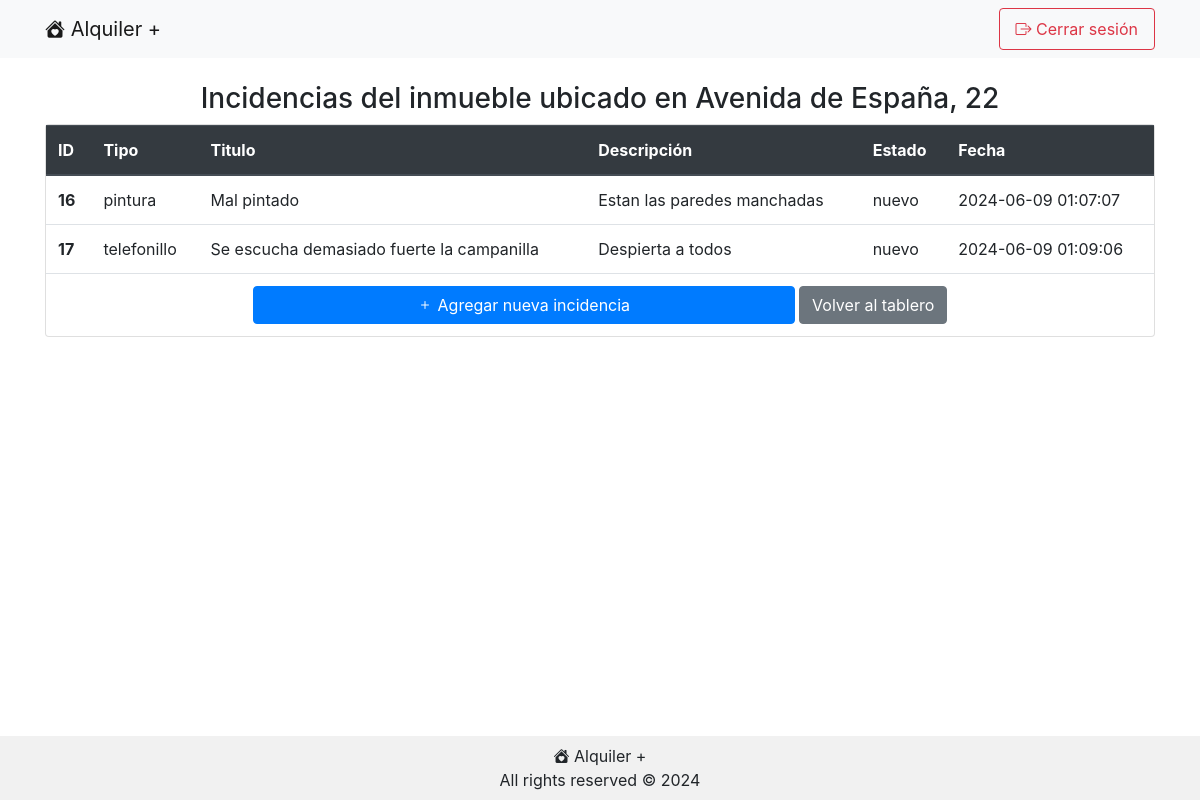
The app's page /incidencias.php?inmuebleId=8 (signed in) with its own data.
### tables this page shows
CREATE TABLE `inmuebles` (
  `id` int(11) NOT NULL,
  `direccion` text NOT NULL,
  `propietario_usuario_id` int(11) NOT NULL,
  `inquilino_usuario_id` int(11) NOT NULL
);

CREATE TABLE `incidencias` (
  `id` int(11) NOT NULL,
  `tipo` enum('fontaneria','electricidad','telefonillo','mobiliario','pagos','carpinteria','cerrajeria','pintura') NOT NULL,
  `titulo` text NOT NULL,
  `descripcion` text NOT NULL,
  `estado` enum('nuevo','iniciado','completado','cancelado') NOT NULL DEFAULT 'nuevo',
  `usuario_id` int(11) NOT NULL,
  `inmueble_id` int(11) NOT NULL,
  `fecha_y_hora` timestamp NOT NULL DEFAULT current_timestamp() ON UPDATE current_timestamp()
);

### class/Conexion.php (called while the page is built, shortened)
<?php
class Conexion {
    private static $host;
    private static $username;
    private static $password;
    private static $db;
    private static $dsn;
    private static $conexion = null;
    private static function inicializar() {
        if (self::$conexion === null) {
            self::$host = DB_HOST;
            self::$db = DB_NAME;
            self::$username = DB_USERNAME;
            self::$password = DB_PASSWORD;
            self::$dsn = "mysql:host=" . self::$host . ";dbname=" . self::$db . ";charset=utf8mb4";
            try {
                self::$conexion = new PDO(self::$dsn, self::$username, self::$password);
                self::$conexion->setAttribute(PDO::ATTR_ERRMODE, PDO::ERRMODE_EXCEPTION);
            } catch (PDOException $ex) {
                die("Error en la conexión con la bbdd: mensaje: " . $ex->getMessage());
            }
            return self::$conexion;
        }
    }
    public static function consulta($sql) {
        try {
            $stmt = self::$conexion->prepare($sql);
            $stmt->execute();
            $resultado = $stmt->fetchAll(PDO::FETCH_ASSOC);
            return $resultado;
        } catch (PDOException $ex) {
            die("Fallo la query: " . $ex->getMessage());
        }
    }
}

### class/Inmueble.php (called while the page is built, shortened)
<?php
class Inmueble {
    private $id;
    private $direccion;
    private $incidencias;
    public function __construct($direccion, $inquilino, $incidencias, $id=null, $usuario=null) {
        if ($id != null) {
            $this->id = $id;
            $this->direccion = $direccion;
            $this->incidencias = $incidencias;
        } else if ($id === null) {
            if ($inquilino == null) {
                Conexion::consulta("INSERT INTO inmuebles (direccion, propietario_usuario_id) VALUES ('".$direccion."', ".$usuario->getId().")");
            } else {
                Conexion::consulta("INSERT INTO inmuebles (direccion, propietario_usuario_id, inquilino_usuario_id) VALUES ('".$direccion."', ".$usuario->getId().", ". $inquilino->getId() . ")");
            }
        }
    }
    public function getId() {
        return $this->id;
    }
    public function getDireccion() {
        return $this->direccion;
    }
    public function getIncidencias() {
        return $this->incidencias?? [];
    }
    public static function obtenerInmuebleExistente($id) {
        $consulta = Conexion::consulta("SELECT id, tipo, titulo, descripcion, estado, usuario_id, fecha_y_hora FROM incidencias WHERE inmueble_id=" . $id);
        $incidencias = [];
        foreach($consulta as $fila) {
            $incidencia = Incidencia::obtenerIncidenciaExistente($fila["id"]);
            $incidencias[] = $incidencia;
            }
        $consulta = Conexion::consulta("SELECT id, direccion, inquilino_usuario_id FROM inmuebles WHERE id=" . $id);
        foreach ($consulta as $fila) {
            $inmueble = new Inmueble($fila['direccion'], Usuario::obtenerUsuarioExistente($fila['inquilino_usuario_id']), $incidencias, $fila['id']);
        }
        return $inmueble;
    }
}

### class/Incidencia.php (called while the page is built, shortened)
<?php
class Incidencia {
    private $id;
    public $tipo;
    private $titulo;
    private $descripcion;
    private $estado;
    private $fecha_y_hora;
    public function __construct ($id, $tipo, $titulo, $descripcion, $estado, $fecha_y_hora) {
        $this->id = $id;
        $this->tipo = $tipo;
        $this->titulo = $titulo;
        $this->descripcion = $descripcion;
        $this->estado = $estado;
        $this->fecha_y_hora = $fecha_y_hora;
    }
    public function getId() {
        return $this->id;
    }
    public function getTipo() {
        return $this->tipo;
    }
    public function getTitulo() {
        return $this->titulo;
    }
    public function getDescripcion() {
        return $this->descripcion;
    }
    public function getEstado() {
        return $this->estado;
    }
    public function getFecha() {
        return $this->fecha_y_hora;
    }
    public static function obtenerIncidenciaExistente($id){
        $consulta = Conexion::consulta("SELECT id, tipo, titulo, descripcion, estado, fecha_y_hora FROM incidencias WHERE id=" . $id);
        $incidencia = null;
        foreach ($consulta as $fila) {
            $incidencia = new Incidencia($fila['id'], $fila['tipo'], $fila['titulo'], $fila['descripcion'], $fila['estado'], $fila['fecha_y_hora']);
        }
        return $incidencia;
    }
}

### class/Usuario.php (called while the page is built, shortened)
<?php
class Usuario {
    public static function obtenerUsuarioExistente($id) {
        $usuario = null;
        $consulta = Conexion::consulta("SELECT id, direccion, inquilino_usuario_id FROM inmuebles WHERE propietario_usuario_id=" . $id);
        $inmuebles = [];
        foreach ($consulta as $fila) {
            $inmueble = Inmueble::obtenerInmuebleExistente($fila["id"]);
            $inmuebles[] = $inmueble;
        }
        $consulta = Conexion::consulta("SELECT id, nombre, apellido, email, contrasena_hash, telefono, vencimiento_subscripcion, es_administrador FROM usuarios WHERE id=" . $id);
        foreach ($consulta as $fila) {
            $usuario = new Usuario($fila['nombre'], $fila['apellido'], $fila['email'], $fila['contrasena_hash'], $fila['telefono'], $fila['vencimiento_subscripcion'], $fila['es_administrador'], $inmuebles, $fila['id']);
        }
        return $usuario;
    }
}

### public/incidencias.php (the view, shortened to what this page needs)
<?php
$usuario = Usuario::obtenerUsuarioExistente($_SESSION['usuarioId']);
if ($_SERVER['REQUEST_METHOD'] === 'GET') {
    $inmuebleId = $_GET['inmuebleId'];
    $inmueble = Inmueble::obtenerInmuebleExistente($inmuebleId);
}
?>
<!DOCTYPE html>
<html lang="es">
    <head>
<?php require '../include/head.php' ?>
    </head>
    <body>
        <?php require '../include/nav.php'; ?>
        <div class="contenido container mt-4 flex-grow-1">
            <h3 class="text-black text-center">Incidencias del inmueble ubicado en <?php echo $inmueble->getDireccion()?></h3>
            <div class="row">
                <div class="col-md-12 ml-auto">
                    <div class="card mb-3">
                        <div class="card-body p-0">
                            <div class="table-responsive">
                                <table class="table table-hover mb-0">
                                    <thead class="thead-dark">
                                        <tr>
                                            <th scope="col">ID</th>
                                            <th scope="col">Tipo</th>
                                            <th scope="col">Titulo</th>
                                            <th scope="col">Descripci&oacute;n</th>
                                            <th scope="col">Estado</th>
                                            <th scope="col">Fecha</th>
                                        </tr>
                                    </thead>
                                    <tbody>
                                    <?php
                                        foreach ($inmueble->getIncidencias() as $incidencia) {
                                            ?>
                                        <tr>
                                            <th scope="row"><?php echo $incidencia->getId(); ?></th>
                                            <td><?php echo $incidencia->getTipo(); ?></td>
                                            <td><?php echo $incidencia->getTitulo(); ?></td>
                                            <td><?php echo $incidencia->getDescripcion(); ?></td>
                                            <td><?php echo $incidencia->getEstado(); ?></td>
                                            <td><?php echo $incidencia->getFecha(); ?></td>
                                        </tr>
                                            <?php
                                        }
                                            ?>
                                        <tr><td colspan="6" class="text-center"><a href="nueva_incidencia.php?inmuebleId=<?php echo $inmueble->getId()?>&origen=incidencias" class="btn btn-primary w-50"><i class="bi bi-plus"></i> Agregar nueva incidencia</a> <a class="btn btn-secondary" href = "tablero.php">Volver al tablero</a></a></td></tr>
                                    </tbody>
                                </table>
                            </div>
                        </div>
                    </div>
                </div>
            </div>
        </div>
        <?php require '../include/footer.php' ?>
    </body>
</html>

### public/css/estilos.css (style rules this page uses)
body { display: flex; flex-direction: column; min-height: 100vh; }

### records on screen
inmuebles: direccion "Avenida de España, 22"
incidencias: id "16", tipo "pintura", titulo "Mal pintado", descripcion "Estan las paredes manchadas", estado "nuevo", fecha_y_hora "2024-06-09 01:07:07"
incidencias: id "17", tipo "telefonillo", titulo "Se escucha demasiado fuerte la campanilla", descripcion "Despierta a todos", estado "nuevo", fecha_y_hora "2024-06-09 01:09:06"
